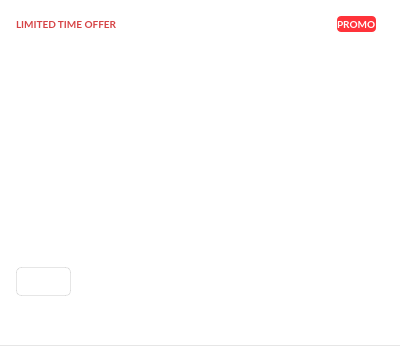
<?xml version="1.0" encoding="UTF-8"?>
<ui version="4.0">
 <class>NotificationItem</class>
 <widget class="QWidget" name="NotificationItem">
  <property name="geometry">
   <rect>
    <x>0</x>
    <y>0</y>
    <width>400</width>
    <height>346</height>
   </rect>
  </property>
  <property name="sizePolicy">
   <sizepolicy hsizetype="Preferred" vsizetype="Preferred">
    <horstretch>0</horstretch>
    <verstretch>0</verstretch>
   </sizepolicy>
  </property>
  <property name="minimumSize">
   <size>
    <width>0</width>
    <height>0</height>
   </size>
  </property>
  <property name="maximumSize">
   <size>
    <width>16777215</width>
    <height>16777215</height>
   </size>
  </property>
  <property name="cursor">
   <cursorShape>ArrowCursor</cursorShape>
  </property>
  <property name="windowTitle">
   <string/>
  </property>
  <property name="styleSheet">
   <string notr="true">#NotificationItem
{
background-color: #FFFFFF;
}

#lHeaderText
{
color: #D64446;
font-weight: bold;
font-family: Lato;
font-size: 10px;
border-radius: 4px;
}

#lHeaderTag
{
background-color: #FF333A;
color: #FFFFFF;
font-weight: bold;
font-family: Lato;
font-size: 10px;
border-radius: 4px;
}

#lTitle 
{ 
font-family: Lato; 
font-size: 16px; 
color: #333333; 
font-weight: bold;
}

#lDescription 
{ 
font-family: Lato; 
font-size: 14px; 
color: #333333;
}

#bCTA
{
font-family: Lato; 
font-size: 14px; 
color: #333333;
line-height: 18px; 
background-color: #FFFFFF;
border: 1px solid rgba(0, 0, 0, 0.1);
border-radius: 5px; 
padding: 5px 8px;
}

#lTime
{ 
font-family: Lato; 
font-size: 12px; 
color: #777777;
}

#wSeparator
{
background-color: rgba(0,0,0,0.1);
}</string>
  </property>
  <layout class="QVBoxLayout" name="verticalLayout" stretch="0,0">
   <property name="spacing">
    <number>11</number>
   </property>
   <property name="sizeConstraint">
    <enum>QLayout::SetDefaultConstraint</enum>
   </property>
   <property name="leftMargin">
    <number>0</number>
   </property>
   <property name="topMargin">
    <number>0</number>
   </property>
   <property name="rightMargin">
    <number>0</number>
   </property>
   <property name="bottomMargin">
    <number>0</number>
   </property>
   <item>
    <widget class="QWidget" name="wContainer" native="true">
     <property name="sizePolicy">
      <sizepolicy hsizetype="Expanding" vsizetype="Preferred">
       <horstretch>0</horstretch>
       <verstretch>0</verstretch>
      </sizepolicy>
     </property>
     <property name="minimumSize">
      <size>
       <width>0</width>
       <height>0</height>
      </size>
     </property>
     <property name="maximumSize">
      <size>
       <width>16777215</width>
       <height>16777215</height>
      </size>
     </property>
     <property name="cursor">
      <cursorShape>ArrowCursor</cursorShape>
     </property>
     <layout class="QVBoxLayout" name="vlContainer">
      <property name="spacing">
       <number>12</number>
      </property>
      <property name="leftMargin">
       <number>16</number>
      </property>
      <property name="topMargin">
       <number>12</number>
      </property>
      <property name="rightMargin">
       <number>16</number>
      </property>
      <property name="bottomMargin">
       <number>0</number>
      </property>
      <item>
       <widget class="QWidget" name="wVerticalHeader" native="true">
        <property name="sizePolicy">
         <sizepolicy hsizetype="Expanding" vsizetype="Fixed">
          <horstretch>0</horstretch>
          <verstretch>0</verstretch>
         </sizepolicy>
        </property>
        <property name="minimumSize">
         <size>
          <width>368</width>
          <height>0</height>
         </size>
        </property>
        <property name="maximumSize">
         <size>
          <width>368</width>
          <height>16777215</height>
         </size>
        </property>
        <layout class="QVBoxLayout" name="verticalLayout_3">
         <property name="spacing">
          <number>8</number>
         </property>
         <property name="leftMargin">
          <number>0</number>
         </property>
         <property name="topMargin">
          <number>0</number>
         </property>
         <property name="rightMargin">
          <number>8</number>
         </property>
         <property name="bottomMargin">
          <number>0</number>
         </property>
         <item>
          <widget class="QWidget" name="wHeader" native="true">
           <property name="sizePolicy">
            <sizepolicy hsizetype="Expanding" vsizetype="Fixed">
             <horstretch>0</horstretch>
             <verstretch>0</verstretch>
            </sizepolicy>
           </property>
           <property name="minimumSize">
            <size>
             <width>0</width>
             <height>16</height>
            </size>
           </property>
           <property name="maximumSize">
            <size>
             <width>16777215</width>
             <height>16</height>
            </size>
           </property>
           <layout class="QHBoxLayout" name="horizontalLayout" stretch="0,0,0">
            <property name="spacing">
             <number>0</number>
            </property>
            <property name="leftMargin">
             <number>0</number>
            </property>
            <property name="topMargin">
             <number>0</number>
            </property>
            <property name="rightMargin">
             <number>0</number>
            </property>
            <property name="bottomMargin">
             <number>0</number>
            </property>
            <item>
             <widget class="QLabel" name="lHeaderText">
              <property name="sizePolicy">
               <sizepolicy hsizetype="Fixed" vsizetype="Preferred">
                <horstretch>0</horstretch>
                <verstretch>0</verstretch>
               </sizepolicy>
              </property>
              <property name="text">
               <string>LIMITED TIME OFFER</string>
              </property>
             </widget>
            </item>
            <item>
             <spacer name="horizontalSpacer">
              <property name="orientation">
               <enum>Qt::Horizontal</enum>
              </property>
              <property name="sizeHint" stdset="0">
               <size>
                <width>0</width>
                <height>0</height>
               </size>
              </property>
             </spacer>
            </item>
            <item>
             <widget class="QLabel" name="lHeaderTag">
              <property name="sizePolicy">
               <sizepolicy hsizetype="Fixed" vsizetype="Preferred">
                <horstretch>0</horstretch>
                <verstretch>0</verstretch>
               </sizepolicy>
              </property>
              <property name="styleSheet">
               <string notr="true"/>
              </property>
              <property name="text">
               <string>PROMO</string>
              </property>
              <property name="margin">
               <number>4</number>
              </property>
             </widget>
            </item>
           </layout>
          </widget>
         </item>
         <item>
          <widget class="QWidget" name="wHorizontalTitle" native="true">
           <property name="sizePolicy">
            <sizepolicy hsizetype="Preferred" vsizetype="Fixed">
             <horstretch>0</horstretch>
             <verstretch>0</verstretch>
            </sizepolicy>
           </property>
           <property name="minimumSize">
            <size>
             <width>0</width>
             <height>24</height>
            </size>
           </property>
           <property name="maximumSize">
            <size>
             <width>16777215</width>
             <height>24</height>
            </size>
           </property>
           <layout class="QHBoxLayout" name="horizontalLayout_title">
            <property name="spacing">
             <number>5</number>
            </property>
            <property name="sizeConstraint">
             <enum>QLayout::SetDefaultConstraint</enum>
            </property>
            <property name="leftMargin">
             <number>0</number>
            </property>
            <property name="topMargin">
             <number>0</number>
            </property>
            <property name="rightMargin">
             <number>0</number>
            </property>
            <property name="bottomMargin">
             <number>0</number>
            </property>
            <item>
             <widget class="QLabel" name="lIcon">
              <property name="sizePolicy">
               <sizepolicy hsizetype="Fixed" vsizetype="Fixed">
                <horstretch>0</horstretch>
                <verstretch>0</verstretch>
               </sizepolicy>
              </property>
              <property name="minimumSize">
               <size>
                <width>22</width>
                <height>22</height>
               </size>
              </property>
              <property name="maximumSize">
               <size>
                <width>22</width>
                <height>22</height>
               </size>
              </property>
              <property name="text">
               <string notr="true"/>
              </property>
              <property name="pixmap">
               <pixmap resource="../Resources_common.qrc">:/images/app_64.png</pixmap>
              </property>
              <property name="scaledContents">
               <bool>true</bool>
              </property>
              <property name="alignment">
               <set>Qt::AlignLeading|Qt::AlignLeft|Qt::AlignTop</set>
              </property>
              <property name="margin">
               <number>0</number>
              </property>
             </widget>
            </item>
            <item>
             <widget class="QLabel" name="lTitle">
              <property name="sizePolicy">
               <sizepolicy hsizetype="Preferred" vsizetype="Preferred">
                <horstretch>0</horstretch>
                <verstretch>0</verstretch>
               </sizepolicy>
              </property>
              <property name="maximumSize">
               <size>
                <width>16777215</width>
                <height>22</height>
               </size>
              </property>
              <property name="text">
               <string/>
              </property>
             </widget>
            </item>
           </layout>
          </widget>
         </item>
        </layout>
       </widget>
      </item>
      <item>
       <widget class="QWidget" name="wVerticalContent" native="true">
        <property name="sizePolicy">
         <sizepolicy hsizetype="Expanding" vsizetype="Fixed">
          <horstretch>0</horstretch>
          <verstretch>0</verstretch>
         </sizepolicy>
        </property>
        <property name="minimumSize">
         <size>
          <width>0</width>
          <height>0</height>
         </size>
        </property>
        <property name="maximumSize">
         <size>
          <width>16777215</width>
          <height>16777215</height>
         </size>
        </property>
        <layout class="QVBoxLayout" name="vlContent">
         <property name="spacing">
          <number>12</number>
         </property>
         <property name="sizeConstraint">
          <enum>QLayout::SetMinimumSize</enum>
         </property>
         <property name="leftMargin">
          <number>0</number>
         </property>
         <property name="topMargin">
          <number>0</number>
         </property>
         <property name="rightMargin">
          <number>0</number>
         </property>
         <property name="bottomMargin">
          <number>0</number>
         </property>
         <item>
          <widget class="QWidget" name="wHorizontalDescription" native="true">
           <property name="sizePolicy">
            <sizepolicy hsizetype="Expanding" vsizetype="Preferred">
             <horstretch>0</horstretch>
             <verstretch>0</verstretch>
            </sizepolicy>
           </property>
           <property name="minimumSize">
            <size>
             <width>368</width>
             <height>0</height>
            </size>
           </property>
           <property name="maximumSize">
            <size>
             <width>368</width>
             <height>66</height>
            </size>
           </property>
           <layout class="QHBoxLayout" name="hlDescription" stretch="0,0">
            <property name="spacing">
             <number>12</number>
            </property>
            <property name="leftMargin">
             <number>0</number>
            </property>
            <property name="topMargin">
             <number>0</number>
            </property>
            <property name="rightMargin">
             <number>0</number>
            </property>
            <property name="bottomMargin">
             <number>0</number>
            </property>
            <item>
             <widget class="QLabel" name="lDescription">
              <property name="sizePolicy">
               <sizepolicy hsizetype="Expanding" vsizetype="Fixed">
                <horstretch>0</horstretch>
                <verstretch>0</verstretch>
               </sizepolicy>
              </property>
              <property name="minimumSize">
               <size>
                <width>0</width>
                <height>0</height>
               </size>
              </property>
              <property name="maximumSize">
               <size>
                <width>16777215</width>
                <height>66</height>
               </size>
              </property>
              <property name="text">
               <string/>
              </property>
              <property name="alignment">
               <set>Qt::AlignLeading|Qt::AlignLeft|Qt::AlignTop</set>
              </property>
              <property name="wordWrap">
               <bool>true</bool>
              </property>
             </widget>
            </item>
            <item>
             <widget class="ApiImageLabel" name="lImageSmall">
              <property name="sizePolicy">
               <sizepolicy hsizetype="Preferred" vsizetype="Preferred">
                <horstretch>0</horstretch>
                <verstretch>0</verstretch>
               </sizepolicy>
              </property>
              <property name="minimumSize">
               <size>
                <width>48</width>
                <height>48</height>
               </size>
              </property>
              <property name="maximumSize">
               <size>
                <width>48</width>
                <height>48</height>
               </size>
              </property>
              <property name="text">
               <string/>
              </property>
              <property name="alignment">
               <set>Qt::AlignLeading|Qt::AlignLeft|Qt::AlignTop</set>
              </property>
             </widget>
            </item>
           </layout>
          </widget>
         </item>
         <item>
          <widget class="QWidget" name="wDescButton" native="true">
           <property name="sizePolicy">
            <sizepolicy hsizetype="Expanding" vsizetype="Preferred">
             <horstretch>0</horstretch>
             <verstretch>0</verstretch>
            </sizepolicy>
           </property>
           <layout class="QVBoxLayout" name="vblDescButton">
            <property name="spacing">
             <number>12</number>
            </property>
            <property name="sizeConstraint">
             <enum>QLayout::SetMinimumSize</enum>
            </property>
            <property name="leftMargin">
             <number>0</number>
            </property>
            <property name="topMargin">
             <number>0</number>
            </property>
            <property name="rightMargin">
             <number>0</number>
            </property>
            <property name="bottomMargin">
             <number>0</number>
            </property>
            <item>
             <widget class="ApiImageLabel" name="lImageLarge">
              <property name="sizePolicy">
               <sizepolicy hsizetype="Expanding" vsizetype="Preferred">
                <horstretch>0</horstretch>
                <verstretch>0</verstretch>
               </sizepolicy>
              </property>
              <property name="minimumSize">
               <size>
                <width>0</width>
                <height>115</height>
               </size>
              </property>
              <property name="maximumSize">
               <size>
                <width>16777215</width>
                <height>16777215</height>
               </size>
              </property>
              <property name="text">
               <string/>
              </property>
             </widget>
            </item>
            <item>
             <widget class="QPushButton" name="bCTA">
              <property name="sizePolicy">
               <sizepolicy hsizetype="Fixed" vsizetype="Fixed">
                <horstretch>0</horstretch>
                <verstretch>0</verstretch>
               </sizepolicy>
              </property>
              <property name="minimumSize">
               <size>
                <width>0</width>
                <height>0</height>
               </size>
              </property>
              <property name="maximumSize">
               <size>
                <width>16777215</width>
                <height>16777215</height>
               </size>
              </property>
              <property name="cursor">
               <cursorShape>PointingHandCursor</cursorShape>
              </property>
              <property name="text">
               <string/>
              </property>
             </widget>
            </item>
           </layout>
          </widget>
         </item>
        </layout>
       </widget>
      </item>
      <item>
       <widget class="QLabel" name="lTime">
        <property name="sizePolicy">
         <sizepolicy hsizetype="Preferred" vsizetype="Preferred">
          <horstretch>0</horstretch>
          <verstretch>0</verstretch>
         </sizepolicy>
        </property>
        <property name="minimumSize">
         <size>
          <width>0</width>
          <height>0</height>
         </size>
        </property>
        <property name="maximumSize">
         <size>
          <width>16777215</width>
          <height>16</height>
         </size>
        </property>
        <property name="text">
         <string/>
        </property>
       </widget>
      </item>
     </layout>
    </widget>
   </item>
   <item>
    <widget class="QWidget" name="wSeparator" native="true">
     <property name="minimumSize">
      <size>
       <width>400</width>
       <height>1</height>
      </size>
     </property>
     <property name="maximumSize">
      <size>
       <width>400</width>
       <height>1</height>
      </size>
     </property>
     <property name="styleSheet">
      <string notr="true"/>
     </property>
    </widget>
   </item>
  </layout>
  <zorder>wSeparator</zorder>
  <zorder>wContainer</zorder>
 </widget>
 <customwidgets>
  <customwidget>
   <class>ApiImageLabel</class>
   <extends>QLabel</extends>
   <header>ApiImageLabel.h</header>
  </customwidget>
 </customwidgets>
 <resources>
  <include location="../Resources_common.qrc"/>
 </resources>
 <connections/>
</ui>
